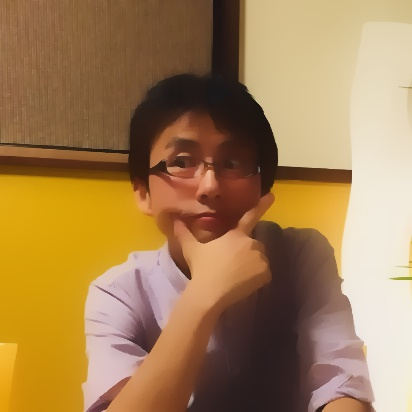
#> input picture media/gallery/20221010223536【EDGE】profile-image.jpg, 412 x 412 px
$ python -i functions.py   (imports and definitions only)
#> lines starting #> are read from the running program, lines starting #| are printed output that depends on the picture
#> further down, picture is the input picture: shape (412, 412, 3); mean B, G, R 84.4, 128.8, 164
import cv2
import numpy as np
import copy

# [5 lines left out: function resize, not called in this run]

# process original image into gray
def gray(img):
    return cv2.cvtColor(img, cv2.COLOR_BGR2GRAY)

# process original image into mosaic
def mosaic(img):
    small = cv2.resize(img, None, fx=0.1, fy=0.1)
    return cv2.resize(small, img.shape[:2][::-1])

# process original image into dotted_animation
# [32 lines left out: functions pixel_art, sub_color, mosaic_blur, sepia, not called in this run]

# edge-preserving effect
def edge_preserving(img):
    edge_preserving = cv2.edgePreservingFilter(img, flags=1, sigma_s=70, sigma_r=0.6)
    return edge_preserving

# oil-painting effect(normal)
def oil_painting(img):
    oil_painting = cv2.xphoto.oilPainting(img, 7, 1)
    return oil_painting

# oil-painting effect (strong)
def oil_strong(img):
    oil_painting = cv2.xphoto.oilPainting(img, 3, 1)
    return oil_painting

# detail-enhance
def detail_enhance(img):
    return cv2.detailEnhance(img, sigma_s=10, sigma_r=0.15)

# water-color
# [7 lines left out: function water_color, not called in this run]

# water-color strong
def water_color2(img):
    image_small = cv2.resize(img, None, fx=0.25, fy=0.25)
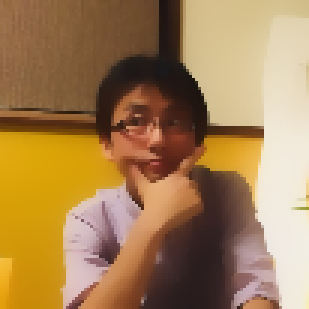
#> image_small: shape (103, 103, 3) (shown 3 times larger); mean B, G, R 84.5, 128.9, 164.1
    image_originalsize = cv2.resize(image_small, img.shape[:2][::-1])
    image_cleared = cv2.medianBlur(image_originalsize, 3)
    image_cleared = cv2.medianBlur(image_cleared, 3)
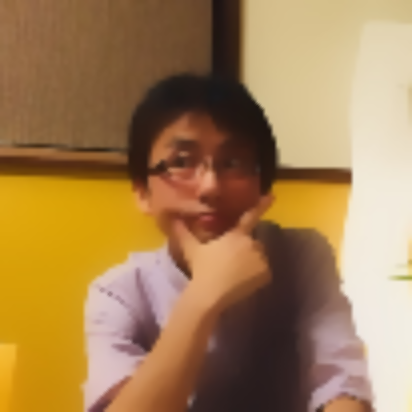
#> image_cleared: shape (412, 412, 3); mean B, G, R 84.4, 128.8, 164
    image_cleared = cv2.medianBlur(image_cleared, 3)
    image_cleared = cv2.edgePreservingFilter(image_cleared, sigma_s=5)
    image_filtered = cv2.bilateralFilter(image_cleared, 3, 10, 5)
    for i in range(2):
        image_filtered = cv2.bilateralFilter(image_filtered, 3, 20, 10)
    for i in range(3):
        image_filtered = cv2.bilateralFilter(image_filtered, 5, 30, 10)
    gaussian_mask = cv2.GaussianBlur(image_filtered, (7,7), 2)
    image_sharp = cv2.addWeighted(image_filtered, 1.5, gaussian_mask, -0.5, 0)
    image_sharp = cv2.addWeighted(image_sharp, 1.4, gaussian_mask, -0.2, 10)
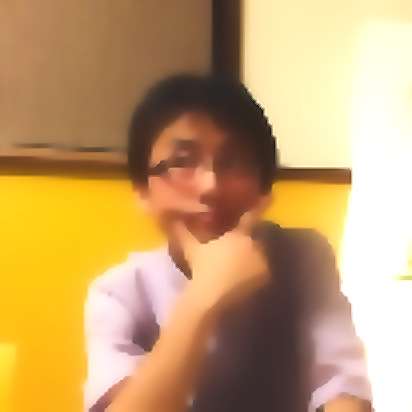
#> image_sharp: shape (412, 412, 3); mean B, G, R 109.8, 160.8, 197.4
    return image_sharp

>>> import cv2
>>> picture = cv2.imread('../media/gallery/20221010223536【EDGE】profile-image.jpg')
>>> result = water_color2(picture)

$ run again, on media/gallery/20221008203317【MOSAIC】hiro.jpg
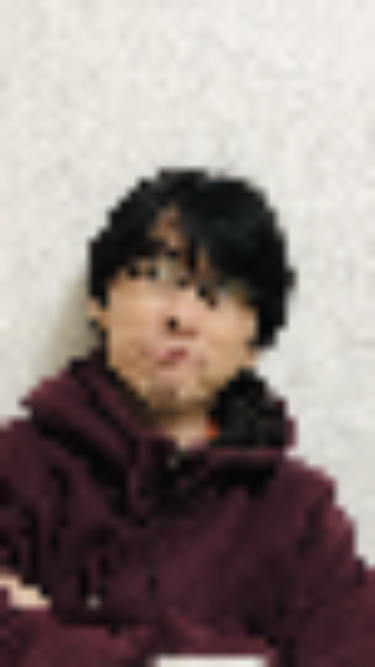
#> input picture media/gallery/20221008203317【MOSAIC】hiro.jpg, 750 x 1334 px (shown at 1/2 size)
#> picture is the input picture: shape (1334, 750, 3); mean B, G, R 124.1, 128.2, 141
#> in water_color2, `image_small = cv2.resize(img, None, fx=0.25, fy=0.25)`:
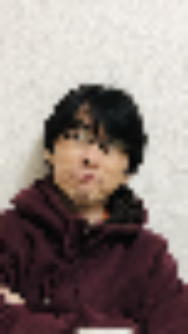
#> image_small: shape (334, 188, 3); mean B, G, R 124.4, 128.4, 141.2
#> in water_color2, `image_sharp = cv2.addWeighted(image_sharp, 1.4, gaussian_mask, -0.2, 10)`:
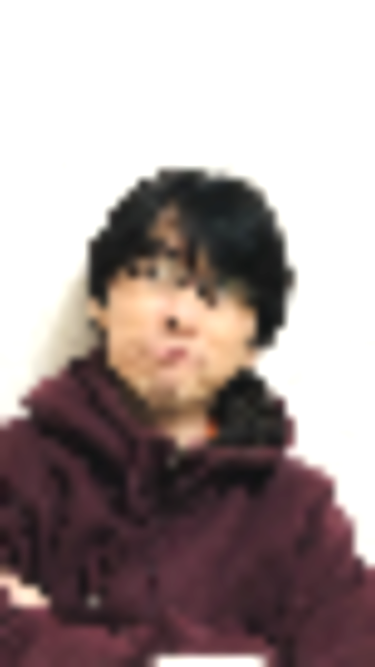
#> image_sharp: shape (1334, 750, 3) (shown at 1/2 size); mean B, G, R 151.3, 152.6, 166.4
